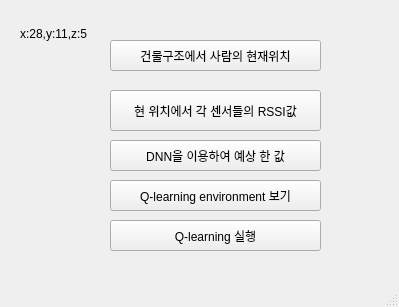
<?xml version="1.0" encoding="UTF-8"?>
<ui version="4.0">
 <class>MainWindow</class>
 <widget class="QMainWindow" name="MainWindow">
  <property name="geometry">
   <rect>
    <x>0</x>
    <y>0</y>
    <width>399</width>
    <height>307</height>
   </rect>
  </property>
  <property name="windowTitle">
   <string>MainWindow</string>
  </property>
  <widget class="QWidget" name="centralwidget">
   <widget class="QPushButton" name="btn2">
    <property name="geometry">
     <rect>
      <x>110</x>
      <y>140</y>
      <width>211</width>
      <height>31</height>
     </rect>
    </property>
    <property name="text">
     <string>DNN을 이용하여 예상 한 값</string>
    </property>
   </widget>
   <widget class="QPushButton" name="btn4">
    <property name="geometry">
     <rect>
      <x>110</x>
      <y>220</y>
      <width>211</width>
      <height>31</height>
     </rect>
    </property>
    <property name="text">
     <string>Q-learning 실행</string>
    </property>
   </widget>
   <widget class="QLabel" name="label">
    <property name="geometry">
     <rect>
      <x>20</x>
      <y>23</y>
      <width>81</width>
      <height>21</height>
     </rect>
    </property>
    <property name="text">
     <string>x:28,y:11,z:5</string>
    </property>
   </widget>
   <widget class="QPushButton" name="btn3">
    <property name="geometry">
     <rect>
      <x>110</x>
      <y>180</y>
      <width>211</width>
      <height>31</height>
     </rect>
    </property>
    <property name="text">
     <string>Q-learning environment 보기</string>
    </property>
   </widget>
   <widget class="QPushButton" name="btn1">
    <property name="geometry">
     <rect>
      <x>110</x>
      <y>90</y>
      <width>211</width>
      <height>41</height>
     </rect>
    </property>
    <property name="text">
     <string>현 위치에서 각 센서들의 RSSI값</string>
    </property>
   </widget>
   <widget class="QPushButton" name="btn5">
    <property name="geometry">
     <rect>
      <x>110</x>
      <y>40</y>
      <width>211</width>
      <height>31</height>
     </rect>
    </property>
    <property name="text">
     <string>건물구조에서 사람의 현재위치</string>
    </property>
   </widget>
  </widget>
  <widget class="QMenuBar" name="menubar">
   <property name="geometry">
    <rect>
     <x>0</x>
     <y>0</y>
     <width>399</width>
     <height>21</height>
    </rect>
   </property>
  </widget>
  <widget class="QStatusBar" name="statusbar"/>
 </widget>
 <resources/>
 <connections/>
</ui>
